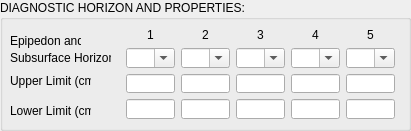
   <widget class="QGroupBox" name="groupBox_11">
    <property name="geometry">
     <rect>
      <x>10</x>
      <y>400</y>
      <width>411</width>
      <height>131</height>
     </rect>
    </property>
    <property name="title">
     <string>DIAGNOSTIC HORIZON AND PROPERTIES:</string>
    </property>
    <widget class="QLabel" name="label_43">
     <property name="geometry">
      <rect>
       <x>10</x>
       <y>31</y>
       <width>71</width>
       <height>20</height>
      </rect>
     </property>
     <property name="text">
      <string>Epipedon and</string>
     </property>
    </widget>
    <widget class="QLabel" name="label_44">
     <property name="geometry">
      <rect>
       <x>10</x>
       <y>70</y>
       <width>81</width>
       <height>21</height>
      </rect>
     </property>
     <property name="text">
      <string>Upper Limit (cm:)</string>
     </property>
    </widget>
    <widget class="QLabel" name="label_45">
     <property name="geometry">
      <rect>
       <x>10</x>
       <y>100</y>
       <width>81</width>
       <height>21</height>
      </rect>
     </property>
     <property name="text">
      <string>Lower Limit (cm):</string>
     </property>
    </widget>
    <widget class="QLabel" name="label_46">
     <property name="geometry">
      <rect>
       <x>10</x>
       <y>50</y>
       <width>101</width>
       <height>16</height>
      </rect>
     </property>
     <property name="text">
      <string>Subsurface Horizon :</string>
     </property>
    </widget>
    <widget class="QWidget" name="gridLayoutWidget">
     <property name="geometry">
      <rect>
       <x>120</x>
       <y>22</y>
       <width>281</width>
       <height>103</height>
      </rect>
     </property>
     <layout class="QGridLayout" name="gridLayout">
      <property name="sizeConstraint">
       <enum>QLayout::SetNoConstraint</enum>
      </property>
      <property name="leftMargin">
       <number>6</number>
      </property>
      <property name="topMargin">
       <number>6</number>
      </property>
      <property name="rightMargin">
       <number>6</number>
      </property>
      <property name="bottomMargin">
       <number>6</number>
      </property>
      <item row="1" column="2">
       <widget class="QComboBox" name="Sub_Surface_Horizon_2_CB">
        <property name="editable">
         <bool>true</bool>
        </property>
       </widget>
      </item>
      <item row="1" column="1">
       <widget class="QComboBox" name="Sub_Surface_Horizon_1_CB">
        <property name="editable">
         <bool>true</bool>
        </property>
       </widget>
      </item>
      <item row="2" column="4">
       <widget class="QLineEdit" name="Upper_Limit_5_LE">
        <property name="alignment">
         <set>Qt::AlignCenter</set>
        </property>
       </widget>
      </item>
      <item row="1" column="3">
       <widget class="QComboBox" name="Sub_Surface_Horizon_3_CB">
        <property name="editable">
         <bool>true</bool>
        </property>
       </widget>
      </item>
      <item row="1" column="4">
       <widget class="QComboBox" name="Sub_Surface_Horizon_4_CB">
        <property name="editable">
         <bool>true</bool>
        </property>
       </widget>
      </item>
      <item row="2" column="2">
       <widget class="QLineEdit" name="Upper_Limit_3_LE">
        <property name="alignment">
         <set>Qt::AlignCenter</set>
        </property>
       </widget>
      </item>
      <item row="2" column="0">
       <widget class="QLineEdit" name="Upper_Limit_1_LE">
        <property name="alignment">
         <set>Qt::AlignCenter</set>
        </property>
       </widget>
      </item>
      <item row="0" column="2">
       <widget class="QLabel" name="label_49">
        <property name="text">
         <string>3</string>
        </property>
        <property name="alignment">
         <set>Qt::AlignCenter</set>
        </property>
       </widget>
      </item>
      <item row="0" column="1">
       <widget class="QLabel" name="label_48">
        <property name="text">
         <string>2</string>
        </property>
        <property name="alignment">
         <set>Qt::AlignCenter</set>
        </property>
       </widget>
      </item>
      <item row="0" column="3">
       <widget class="QLabel" name="label_50">
        <property name="text">
         <string>4</string>
        </property>
        <property name="alignment">
         <set>Qt::AlignCenter</set>
        </property>
       </widget>
      </item>
      <item row="0" column="4">
       <widget class="QLabel" name="label_51">
        <property name="text">
         <string>5</string>
        </property>
        <property name="alignment">
         <set>Qt::AlignCenter</set>
        </property>
       </widget>
      </item>
      <item row="2" column="3">
       <widget class="QLineEdit" name="Upper_Limit_4_LE">
        <property name="alignment">
         <set>Qt::AlignCenter</set>
        </property>
       </widget>
      </item>
      <item row="1" column="0">
       <widget class="QComboBox" name="Epipedon_CB">
        <property name="editable">
         <bool>true</bool>
        </property>
       </widget>
      </item>
      <item row="2" column="1">
       <widget class="QLineEdit" name="Upper_Limit_2_LE">
        <property name="alignment">
         <set>Qt::AlignCenter</set>
        </property>
       </widget>
      </item>
      <item row="0" column="0">
       <widget class="QLabel" name="label_47">
        <property name="text">
         <string>1</string>
        </property>
        <property name="alignment">
         <set>Qt::AlignCenter</set>
        </property>
       </widget>
      </item>
      <item row="3" column="0">
       <widget class="QLineEdit" name="Lower_Limit_1_LE">
        <property name="alignment">
         <set>Qt::AlignCenter</set>
        </property>
       </widget>
      </item>
      <item row="3" column="1">
       <widget class="QLineEdit" name="Lower_Limit_2_LE">
        <property name="alignment">
         <set>Qt::AlignCenter</set>
        </property>
       </widget>
      </item>
      <item row="3" column="2">
       <widget class="QLineEdit" name="Lower_Limit_3_LE">
        <property name="alignment">
         <set>Qt::AlignCenter</set>
        </property>
       </widget>
      </item>
      <item row="3" column="3">
       <widget class="QLineEdit" name="Lower_Limit_4_LE">
        <property name="alignment">
         <set>Qt::AlignCenter</set>
        </property>
       </widget>
      </item>
      <item row="3" column="4">
       <widget class="QLineEdit" name="Lower_Limit_5_LE">
        <property name="alignment">
         <set>Qt::AlignCenter</set>
        </property>
       </widget>
      </item>
     </layout>
    </widget>
   </widget>
